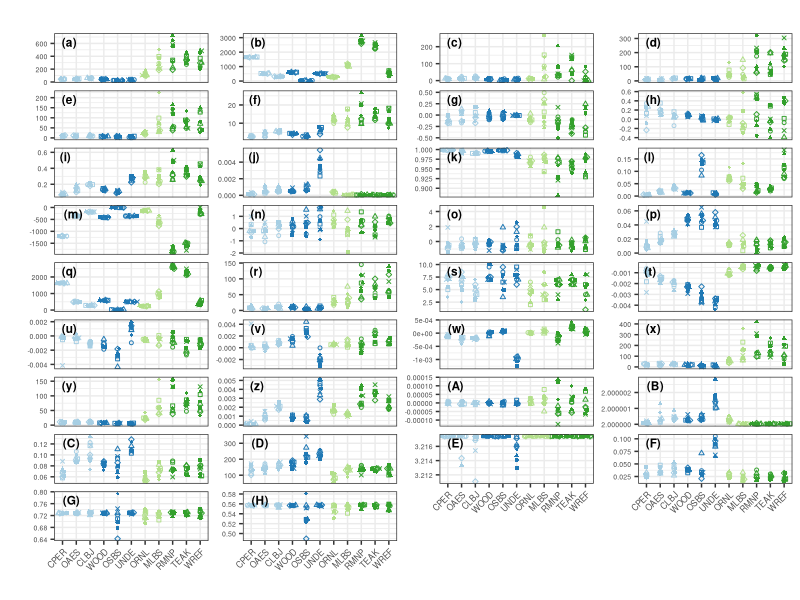
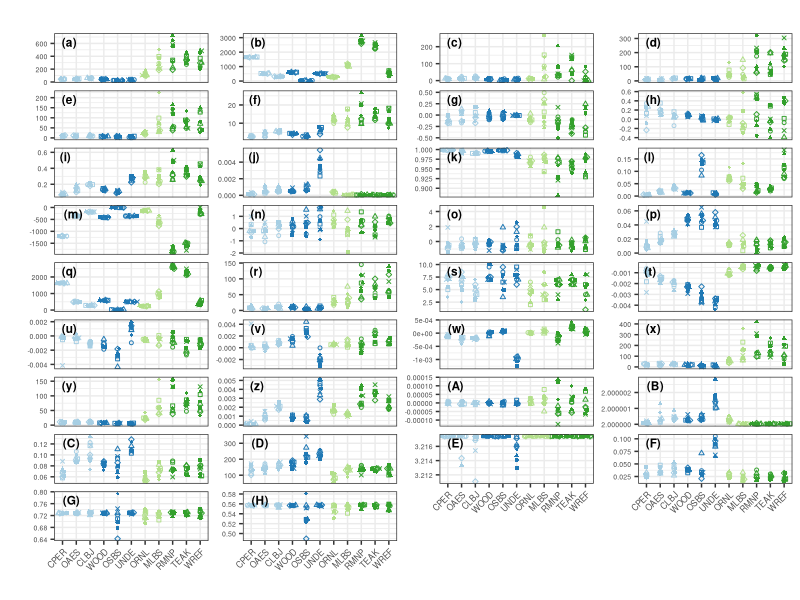

These charts were generated, in order, by the following R code:
######Plotting######################
library(readr)
library(dplyr)
library(ggplot2)
library(cowplot)
library(tidyr)
library(ggrepel)
library(ggbeeswarm)
library(egg)

Metrics <- read_csv("./results/all_metrics_wide.csv") 
View(Metrics)


remove.metrics <- c("sa_1", "sq_1", "s10z_1", "sdq6_1", "sph_1", "svi_1", "scl_1",
                    "TRI_1", "TRIriley_1", "TRIrmsd_1", "roughness_1",
                    "std_1", "TPI_1", "tri_1", "srw_1", "scl_2")

check <- !(Metrics$func %in% remove.metrics)
Metrics.sub <- filter(Metrics, check)

# do some renaming

i <- which(Metrics.sub$func == "srw_2")
Metrics.sub$func[i] <- "srw2"

i <- which(Metrics.sub$func == "srw_3")
Metrics.sub$func[i] <- "srw3"

i <- which(Metrics.sub$func == "curvature_profile_1")
Metrics.sub$func[i] <- "Profile Curvature"

i <- which(Metrics.sub$func == "curvature_planform_1")
Metrics.sub$func[i] <- "Planform Curvature"

i <- which(Metrics.sub$func == "curvature_total_1")
Metrics.sub$func[i] <- "Total Curvature"

i <- which(Metrics.sub$func == "stxr_1")
Metrics.sub$func[i] <- "stxr1"

i <- which(Metrics.sub$func == "stxr_2")
Metrics.sub$func[i] <- "stxr2"


#Pivot data to format for plotting
Metrics_Long<- Metrics.sub %>%
  mutate(func = gsub("_.*", "", func)) %>%  # remove anything after the first "_" from func column
  pivot_longer(
    cols = -func,               # except first row
    names_to = "Raster",        # new column for raster
    values_to = "value"         # new column for the metric value
  ) %>%
  rename(metrics = func) %>%       # rename func to metrics
  select(metrics, value, Raster) %>%
  mutate(raster_id = substr(Raster, 1, 4),   # add new column with locations, ID first 4 letters in raster
         resolution = sub(".*_(\\d+)m\\.tif$", "\\1", Raster),     # extract number before "m.tif" 
         Tile = sub(".*_(\\d+)_\\d+m\\.tif$", "\\1", Raster)) %>%  # second-to-last number   
  drop_na()  #remove NA values

#filter resolutions
Metrics_LongRes <- Metrics_Long %>% filter(resolution==1)

###Plot beeswarm for all variables
Metrics_LongRes_all <- Metrics_LongRes %>%
  mutate(raster_id = factor(raster_id, levels = c("CPER", "OAES", "CLBJ",
                                                  "WOOD", "OSBS","UNDE",
                                                  "ORNL", "MLBS",  "RMNP", 
                                                  "TEAK", "WREF")),
         metrics = factor(metrics,
                          levels = c("range", "smean", "svk", "spk", "mad",
                                     "slope", "northness", "eastness", "sdq",
                                     "sdr", "sar",
                                     "sbi", "sci", "ssk", "sku", "sds", "sv",
                                     "sdc", "nmodes",
                                     "ssc", "Profile Curvature", "Planform Curvature",
                                     "Total Curvature",
                                     "sk", "stdv", "vrm", "tpi",
                                     "sfd", "srw2", "srw3", "raster.entropy", 
                                     "std", "stxr1", "stxr2")
         ))

x <- ggplot(Metrics_LongRes_all, aes(x = raster_id, y = value, color = raster_id, shape = Tile)) +
  geom_beeswarm(size=1) +
  facet_wrap(~ metrics, scales = "free_y", ncol=4) +  # metrics by type
  theme_bw() +
  scale_color_manual(values = c("CPER" = "#a6cee3", "OAES" = "#a6cee3", "CLBJ" = "#a6cee3", 
                                "ORNL" = "#b2df8a", "MLBS" = "#b2df8a", 
                                "RMNP"="#33a02c", "TEAK"="#33a02c", "WREF"="#33a02c", 
                                "WOOD"="#1f78b4", "OSBS"="#1f78b4", "UNDE"="#1f78b4"), guide="none") +
  scale_shape_manual(name = "Scene",
    values = c("1" = 1, "2" = 2, "3" = 0, "4" = 5, "5" = 16, 
                                "6" = 17, "7" = 18, "8" = 15, "9" = 4))+
  labs(x = "", y = "", title = "") +
  theme(
    axis.text.x = element_text(angle = 45, hjust = 1, vjust = 1, size = 6),
    axis.text.y = element_text(size = 5)
  ) +
  theme(legend.position = "none")

tag_facet(x, tag_pool = c(letters, LETTERS), size = 3)

ggsave("./results/all_metrics_beewarm.png", width = 6.5 , height = 8 , units = "in", 
       dpi = 300)
